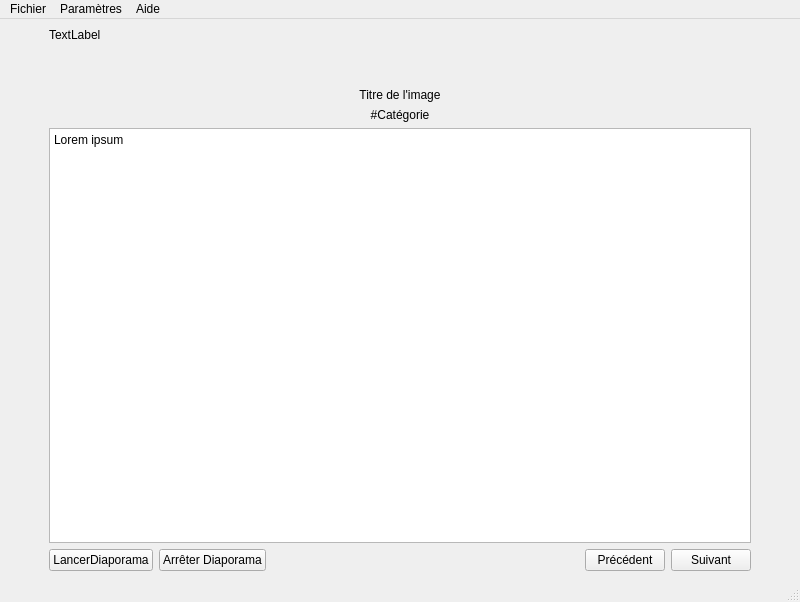
<?xml version="1.0" encoding="UTF-8"?>
<ui version="4.0">
 <class>LecteurVue</class>
 <widget class="QMainWindow" name="LecteurVue">
  <property name="geometry">
   <rect>
    <x>0</x>
    <y>0</y>
    <width>800</width>
    <height>602</height>
   </rect>
  </property>
  <property name="windowTitle">
   <string>LecteurVue</string>
  </property>
  <widget class="QWidget" name="centralwidget">
   <layout class="QHBoxLayout" name="horizontalLayout_3">
    <item>
     <layout class="QHBoxLayout" name="horizontalLayout" stretch="0,1,0">
      <item>
       <spacer name="horizontalSpacer">
        <property name="orientation">
         <enum>Qt::Horizontal</enum>
        </property>
        <property name="sizeHint" stdset="0">
         <size>
          <width>40</width>
          <height>20</height>
         </size>
        </property>
       </spacer>
      </item>
      <item>
       <layout class="QVBoxLayout" name="verticalLayout" stretch="0,0,0,0,1,0">
        <item>
         <widget class="QLabel" name="lPhoto">
          <property name="text">
           <string>TextLabel</string>
          </property>
         </widget>
        </item>
        <item>
         <spacer name="verticalSpacer">
          <property name="orientation">
           <enum>Qt::Vertical</enum>
          </property>
          <property name="sizeHint" stdset="0">
           <size>
            <width>20</width>
            <height>40</height>
           </size>
          </property>
         </spacer>
        </item>
        <item>
         <widget class="QLabel" name="lTitrePhoto">
          <property name="text">
           <string>Titre de l'image</string>
          </property>
          <property name="alignment">
           <set>Qt::AlignCenter</set>
          </property>
         </widget>
        </item>
        <item>
         <widget class="QLabel" name="lCategorie">
          <property name="text">
           <string>#Catégorie</string>
          </property>
          <property name="alignment">
           <set>Qt::AlignCenter</set>
          </property>
         </widget>
        </item>
        <item>
         <widget class="QTextBrowser" name="AffichageTextePhoto">
          <property name="html">
           <string>&lt;!DOCTYPE HTML PUBLIC &quot;-//W3C//DTD HTML 4.0//EN&quot; &quot;http://www.w3.org/TR/REC-html40/strict.dtd&quot;&gt;
&lt;html&gt;&lt;head&gt;&lt;meta name=&quot;qrichtext&quot; content=&quot;1&quot; /&gt;&lt;meta charset=&quot;utf-8&quot; /&gt;&lt;style type=&quot;text/css&quot;&gt;
p, li { white-space: pre-wrap; }
&lt;/style&gt;&lt;/head&gt;&lt;body style=&quot; font-family:'Segoe UI'; font-size:9pt; font-weight:400; font-style:normal;&quot;&gt;
&lt;p style=&quot; margin-top:0px; margin-bottom:0px; margin-left:0px; margin-right:0px; -qt-block-indent:0; text-indent:0px;&quot;&gt;Lorem ipsum &lt;/p&gt;&lt;/body&gt;&lt;/html&gt;</string>
          </property>
         </widget>
        </item>
        <item>
         <layout class="QHBoxLayout" name="horizontalLayout_2">
          <item>
           <widget class="QPushButton" name="bLancerDiapo">
            <property name="text">
             <string>LancerDiaporama</string>
            </property>
           </widget>
          </item>
          <item>
           <widget class="QPushButton" name="bArreterDiapo">
            <property name="text">
             <string>Arrêter Diaporama</string>
            </property>
           </widget>
          </item>
          <item>
           <spacer name="horizontalSpacer_3">
            <property name="orientation">
             <enum>Qt::Horizontal</enum>
            </property>
            <property name="sizeHint" stdset="0">
             <size>
              <width>40</width>
              <height>20</height>
             </size>
            </property>
           </spacer>
          </item>
          <item>
           <widget class="QPushButton" name="bPrecedent">
            <property name="text">
             <string>Précédent</string>
            </property>
           </widget>
          </item>
          <item>
           <widget class="QPushButton" name="bSuivant">
            <property name="text">
             <string>Suivant</string>
            </property>
           </widget>
          </item>
         </layout>
        </item>
       </layout>
      </item>
      <item>
       <spacer name="horizontalSpacer_2">
        <property name="orientation">
         <enum>Qt::Horizontal</enum>
        </property>
        <property name="sizeHint" stdset="0">
         <size>
          <width>40</width>
          <height>20</height>
         </size>
        </property>
       </spacer>
      </item>
     </layout>
    </item>
   </layout>
  </widget>
  <widget class="QMenuBar" name="menubar">
   <property name="geometry">
    <rect>
     <x>0</x>
     <y>0</y>
     <width>800</width>
     <height>22</height>
    </rect>
   </property>
   <widget class="QMenu" name="menuFichier">
    <property name="title">
     <string>Fichier</string>
    </property>
    <addaction name="actionQuitter"/>
   </widget>
   <widget class="QMenu" name="menuParam_tres">
    <property name="title">
     <string>Paramètres</string>
    </property>
    <addaction name="actionVitesseDeDefilement"/>
    <addaction name="actionEnleverLeDiaporama"/>
    <addaction name="actionCharger_le_diaporama"/>
   </widget>
   <widget class="QMenu" name="menuAide">
    <property name="title">
     <string>Aide</string>
    </property>
    <addaction name="actionAProposDe"/>
   </widget>
   <addaction name="menuFichier"/>
   <addaction name="menuParam_tres"/>
   <addaction name="menuAide"/>
  </widget>
  <widget class="QStatusBar" name="statusbar"/>
  <action name="actionQuitter">
   <property name="text">
    <string>Quitter</string>
   </property>
  </action>
  <action name="actionAProposDe">
   <property name="text">
    <string>À propos de...</string>
   </property>
  </action>
  <action name="actionVitesseDeDefilement">
   <property name="text">
    <string>Vitesse de défilement</string>
   </property>
  </action>
  <action name="actionEnleverLeDiaporama">
   <property name="text">
    <string>Enlever le diaporama</string>
   </property>
  </action>
  <action name="actionCharger_le_diaporama">
   <property name="text">
    <string>Charger le diaporama</string>
   </property>
  </action>
 </widget>
 <resources/>
 <connections/>
</ui>
